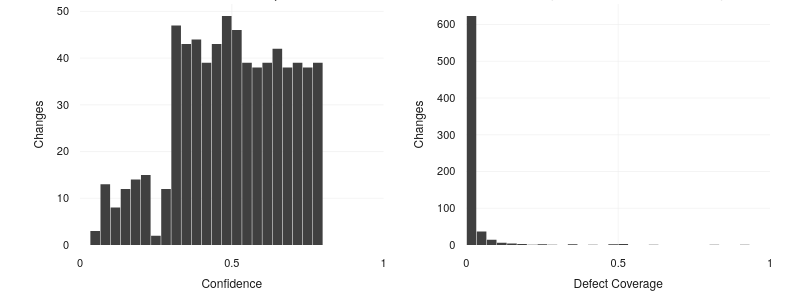

Notebook source saved alongside this figure:
### Code cell
make_subplots(
    rows=1,
    cols=2,
    subplot_titles=("confidence ϱ", "coverage of the defective change"),
    horizontal_spacing=0.12,
).add_trace(
    go.Histogram(
        x=panel["rho"].to_numpy(),
        xbins=dict(start=0, end=1, size=1 / 30),
        marker_color=color,
    ),
    row=1,
    col=1,
).add_trace(
    go.Histogram(
        x=panel["coverage"].to_numpy(),
        xbins=dict(start=0, end=1, size=1 / 30),
        marker_color=color,
    ),
    row=1,
    col=2,
).update_xaxes(
    title_text="Confidence", range=[0, 1], row=1, col=1
).update_xaxes(
    title_text="Defect Coverage", range=[0, 1], row=1, col=2
).update_yaxes(
    title_text="Changes", row=1, col=1
).update_yaxes(
    title_text="Changes", row=1, col=2
).update_layout(
    bargap=0.05, height=300, width=800, showlegend=False
).show(
    config={"toImageButtonOptions": {"format": "svg"}}
)

### Figure 1 — Plotly figure (JSON) as saved in the notebook; plotly's stock layout.template omitted (floating-point values rounded to 4 significant figures; data arrays with more than 128 entries replaced by an {"elided": "..."} marker saying what was removed)
{"data": [{"marker": {"color": "#404040"}, "type": "histogram", "x": {"elided": "702 float values"}, "xaxis": "x", "xbins": {"end": 1, "size": 0.03333, "start": 0}, "yaxis": "y"}, {"marker": {"color": "#404040"}, "type": "histogram", "x": {"elided": "702 float values"}, "xaxis": "x2", "xbins": {"end": 1, "size": 0.03333, "start": 0}, "yaxis": "y2"}], "layout": {"annotations": [{"font": {"size": 16}, "showarrow": false, "text": "confidence ϱ", "x": 0.22, "xanchor": "center", "xref": "paper", "y": 1, "yanchor": "bottom", "yref": "paper"}, {"font": {"size": 16}, "showarrow": false, "text": "coverage of the defective change", "x": 0.78, "xanchor": "center", "xref": "paper", "y": 1, "yanchor": "bottom", "yref": "paper"}], "bargap": 0.05, "height": 300, "showlegend": false, "width": 800, "xaxis": {"anchor": "y", "domain": [0, 0.44], "range": [0, 1], "title": {"text": "Confidence"}}, "xaxis2": {"anchor": "y2", "domain": [0.56, 1], "range": [0, 1], "title": {"text": "Defect Coverage"}}, "yaxis": {"anchor": "x", "domain": [0, 1], "title": {"text": "Changes"}}, "yaxis2": {"anchor": "x2", "domain": [0, 1], "title": {"text": "Changes"}}}}
